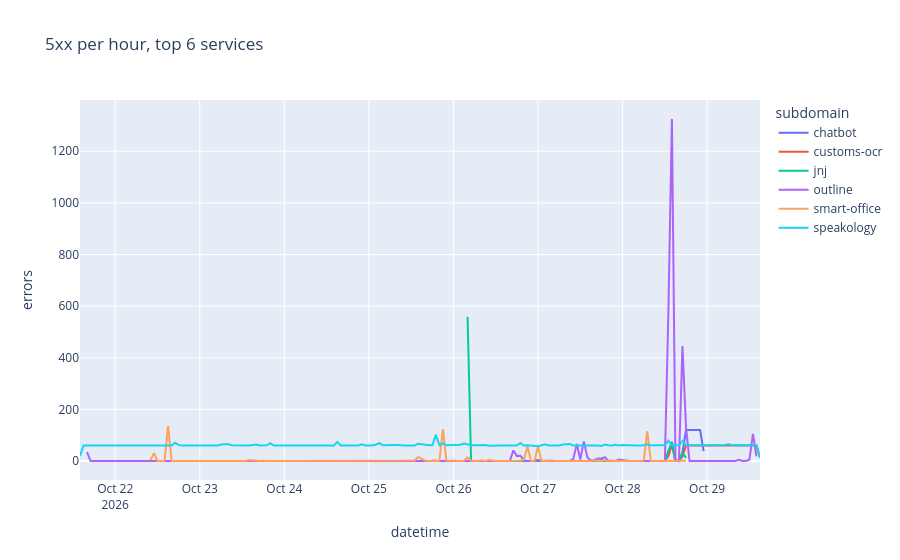

Notebook code for this chart:
### Markdown cell above
`errors` says **how many** errors a service had. `hours_with_5xx` says **how long** they lasted.
- speakology: 11,874 errors over 194 hours, about the whole log period. Down all week.
- outline: 2,474 errors packed into 6 hours. A short outage.
- repo-holmes: only 284 errors, but over 50 hours and a 99.6% share. Few people call it, yet it is down.

Counting errors alone would rank outline above repo-holmes, but repo-holmes is the one that is really dead.

### Code cell
top = services.index.get_level_values('subdomain')[:6]
hourly = (errors[errors.subdomain.isin(top)]
          .set_index('datetime')
          .groupby('subdomain')['request_id']
          .resample('1h').count()
          .reset_index(name='errors')
          )

px.line(hourly, x='datetime', y='errors', color='subdomain', title='5xx per hour, top 6 services')

### Figure 1 — Plotly figure (JSON) as saved in the notebook; plotly's stock layout.template omitted (floating-point values rounded to 4 significant figures; data arrays with more than 128 entries replaced by an {"elided": "..."} marker saying what was removed)
{"data": [{"hovertemplate": "subdomain=chatbot<br>datetime=%{x}<br>errors=%{y}<extra></extra>", "legendgroup": "chatbot", "line": {"color": "#636efa", "dash": "solid"}, "marker": {"symbol": "circle"}, "mode": "lines", "name": "chatbot", "orientation": "v", "showlegend": true, "type": "scatter", "x": ["2026-10-27T18:00:00", "2026-10-27T19:00:00", "2026-10-27T20:00:00", "2026-10-27T21:00:00", "2026-10-27T22:00:00", "2026-10-27T23:00:00", "2026-10-28T00:00:00", "2026-10-28T01:00:00", "2026-10-28T02:00:00", "2026-10-28T03:00:00", "2026-10-28T04:00:00", "2026-10-28T05:00:00", "2026-10-28T06:00:00", "2026-10-28T07:00:00", "2026-10-28T08:00:00", "2026-10-28T09:00:00", "2026-10-28T10:00:00", "2026-10-28T11:00:00", "2026-10-28T12:00:00", "2026-10-28T13:00:00", "2026-10-28T14:00:00", "2026-10-28T15:00:00", "2026-10-28T16:00:00", "2026-10-28T17:00:00", "2026-10-28T18:00:00", "2026-10-28T19:00:00", "2026-10-28T20:00:00", "2026-10-28T21:00:00", "2026-10-28T22:00:00", "2026-10-28T23:00:00"], "xaxis": "x", "y": [2, 0, 0, 0, 0, 0, 0, 0, 0, 0, 0, 0, 0, 0, 0, 0, 0, 0, 0, 38, 74, 0, 0, 32, 120, 120, 120, 120, 120, 38], "yaxis": "y"}, {"hovertemplate": "subdomain=customs-ocr<br>datetime=%{x}<br>errors=%{y}<extra></extra>", "legendgroup": "customs-ocr", "line": {"color": "#EF553B", "dash": "solid"}, "marker": {"symbol": "circle"}, "mode": "lines", "name": "customs-ocr", "orientation": "v", "showlegend": true, "type": "scatter", "x": ["2026-10-25T18:00:00", "2026-10-25T19:00:00", "2026-10-25T20:00:00", "2026-10-25T21:00:00", "2026-10-25T22:00:00", "2026-10-25T23:00:00", "2026-10-26T00:00:00", "2026-10-26T01:00:00", "2026-10-26T02:00:00", "2026-10-26T03:00:00", "2026-10-26T04:00:00", "2026-10-26T05:00:00", "2026-10-26T06:00:00", "2026-10-26T07:00:00", "2026-10-26T08:00:00", "2026-10-26T09:00:00", "2026-10-26T10:00:00", "2026-10-26T11:00:00", "2026-10-26T12:00:00", "2026-10-26T13:00:00", "2026-10-26T14:00:00", "2026-10-26T15:00:00", "2026-10-26T16:00:00", "2026-10-26T17:00:00", "2026-10-26T18:00:00", "2026-10-26T19:00:00", "2026-10-26T20:00:00", "2026-10-26T21:00:00", "2026-10-26T22:00:00", "2026-10-26T23:00:00", "2026-10-27T00:00:00", "2026-10-27T01:00:00", "2026-10-27T02:00:00", "2026-10-27T03:00:00", "2026-10-27T04:00:00", "2026-10-27T05:00:00", "2026-10-27T06:00:00", "2026-10-27T07:00:00", "2026-10-27T08:00:00", "2026-10-27T09:00:00", "2026-10-27T10:00:00", "2026-10-27T11:00:00", "2026-10-27T12:00:00", "2026-10-27T13:00:00", "2026-10-27T14:00:00", "2026-10-27T15:00:00", "2026-10-27T16:00:00", "2026-10-27T17:00:00", "2026-10-27T18:00:00", "2026-10-27T19:00:00", "2026-10-27T20:00:00", "2026-10-27T21:00:00", "2026-10-27T22:00:00", "2026-10-27T23:00:00", "2026-10-28T00:00:00", "2026-10-28T01:00:00", "2026-10-28T02:00:00", "2026-10-28T03:00:00", "2026-10-28T04:00:00", "2026-10-28T05:00:00", "2026-10-28T06:00:00", "2026-10-28T07:00:00", "2026-10-28T08:00:00", "2026-10-28T09:00:00", "2026-10-28T10:00:00", "2026-10-28T11:00:00", "2026-10-28T12:00:00", "2026-10-28T13:00:00", "2026-10-28T14:00:00", "2026-10-28T15:00:00", "2026-10-28T16:00:00", "2026-10-28T17:00:00", "2026-10-28T18:00:00", "2026-10-28T19:00:00", "2026-10-28T20:00:00", "2026-10-28T21:00:00", "2026-10-28T22:00:00", "2026-10-28T23:00:00", "2026-10-29T00:00:00", "2026-10-29T01:00:00", "2026-10-29T02:00:00", "2026-10-29T03:00:00", "2026-10-29T04:00:00", "2026-10-29T05:00:00", "2026-10-29T06:00:00", "2026-10-29T07:00:00", "2026-10-29T08:00:00", "2026-10-29T09:00:00", "2026-10-29T10:00:00", "2026-10-29T11:00:00", "2026-10-29T12:00:00", "2026-10-29T13:00:00", "2026-10-29T14:00:00", "2026-10-29T15:00:00"], "xaxis": "x", "y": [2, 0, 0, 0, 0, 0, 0, 0, 0, 0, 0, 0, 0, 0, 0, 0, 0, 0, 0, 0, 0, 0, 0, 0, 0, 0, 0, 0, 0, 0, 0, 0, 0, 0, 0, 0, 0, 0, 0, 0, 0, 0, 0, 0, 0, 0, 0, 0, 1, 0, 0, 0, 0, 0, 0, 0, 0, 0, 0, 0, 0, 0, 0, 0, 0, 0, 0, 19, 63, 0, 0, 17, 60, 60, 60, 60, 60, 60, 60, 60, 60, 60, 60, 60, 60, 60, 60, 60, 60, 60, 60, 60, 60, 13], "yaxis": "y"}, {"hovertemplate": "subdomain=jnj<br>datetime=%{x}<br>errors=%{y}<extra></extra>", "legendgroup": "jnj", "line": {"color": "#00cc96", "dash": "solid"}, "marker": {"symbol": "circle"}, "mode": "lines", "name": "jnj", "orientation": "v", "showlegend": true, "type": "scatter", "x": ["2026-10-26T04:00:00", "2026-10-26T05:00:00", "2026-10-26T06:00:00", "2026-10-26T07:00:00", "2026-10-26T08:00:00", "2026-10-26T09:00:00", "2026-10-26T10:00:00", "2026-10-26T11:00:00", "2026-10-26T12:00:00", "2026-10-26T13:00:00", "2026-10-26T14:00:00", "2026-10-26T15:00:00", "2026-10-26T16:00:00", "2026-10-26T17:00:00", "2026-10-26T18:00:00", "2026-10-26T19:00:00", "2026-10-26T20:00:00", "2026-10-26T21:00:00", "2026-10-26T22:00:00", "2026-10-26T23:00:00", "2026-10-27T00:00:00", "2026-10-27T01:00:00", "2026-10-27T02:00:00", "2026-10-27T03:00:00", "2026-10-27T04:00:00", "2026-10-27T05:00:00", "2026-10-27T06:00:00", "2026-10-27T07:00:00", "2026-10-27T08:00:00", "2026-10-27T09:00:00", "2026-10-27T10:00:00", "2026-10-27T11:00:00", "2026-10-27T12:00:00", "2026-10-27T13:00:00", "2026-10-27T14:00:00", "2026-10-27T15:00:00", "2026-10-27T16:00:00", "2026-10-27T17:00:00", "2026-10-27T18:00:00", "2026-10-27T19:00:00", "2026-10-27T20:00:00", "2026-10-27T21:00:00", "2026-10-27T22:00:00", "2026-10-27T23:00:00", "2026-10-28T00:00:00", "2026-10-28T01:00:00", "2026-10-28T02:00:00", "2026-10-28T03:00:00", "2026-10-28T04:00:00", "2026-10-28T05:00:00", "2026-10-28T06:00:00", "2026-10-28T07:00:00", "2026-10-28T08:00:00", "2026-10-28T09:00:00", "2026-10-28T10:00:00", "2026-10-28T11:00:00", "2026-10-28T12:00:00", "2026-10-28T13:00:00", "2026-10-28T14:00:00", "2026-10-28T15:00:00", "2026-10-28T16:00:00", "2026-10-28T17:00:00", "2026-10-28T18:00:00"], "xaxis": "x", "y": [559, 0, 0, 0, 0, 0, 0, 0, 0, 0, 0, 0, 0, 0, 0, 0, 0, 0, 0, 0, 0, 0, 0, 0, 0, 0, 0, 0, 0, 0, 0, 0, 0, 0, 0, 0, 0, 0, 4, 0, 0, 0, 0, 0, 0, 0, 0, 0, 0, 0, 0, 0, 0, 0, 0, 0, 0, 38, 68, 0, 0, 32, 12], "yaxis": "y"}, {"hovertemplate": "subdomain=outline<br>datetime=%{x}<br>errors=%{y}<extra></extra>", "legendgroup": "outline", "line": {"color": "#ab63fa", "dash": "solid"}, "marker": {"symbol": "circle"}, "mode": "lines", "name": "outline", "orientation": "v", "showlegend": true, "type": "scatter", "x": {"elided": "191 str values"}, "xaxis": "x", "y": {"elided": "191 int values"}, "yaxis": "y"}, {"hovertemplate": "subdomain=smart-office<br>datetime=%{x}<br>errors=%{y}<extra></extra>", "legendgroup": "smart-office", "line": {"color": "#FFA15A", "dash": "solid"}, "marker": {"symbol": "circle"}, "mode": "lines", "name": "smart-office", "orientation": "v", "showlegend": true, "type": "scatter", "x": {"elided": "153 str values"}, "xaxis": "x", "y": {"elided": "153 int values"}, "yaxis": "y"}, {"hovertemplate": "subdomain=speakology<br>datetime=%{x}<br>errors=%{y}<extra></extra>", "legendgroup": "speakology", "line": {"color": "#19d3f3", "dash": "solid"}, "marker": {"symbol": "circle"}, "mode": "lines", "name": "speakology", "orientation": "v", "showlegend": true, "type": "scatter", "x": {"elided": "194 str values"}, "xaxis": "x", "y": {"elided": "194 int values"}, "yaxis": "y"}], "layout": {"legend": {"title": {"text": "subdomain"}, "tracegroupgap": 0}, "title": {"text": "5xx per hour, top 6 services"}, "xaxis": {"anchor": "y", "domain": [0.0, 1.0], "title": {"text": "datetime"}}, "yaxis": {"anchor": "x", "domain": [0.0, 1.0], "title": {"text": "errors"}}}}
